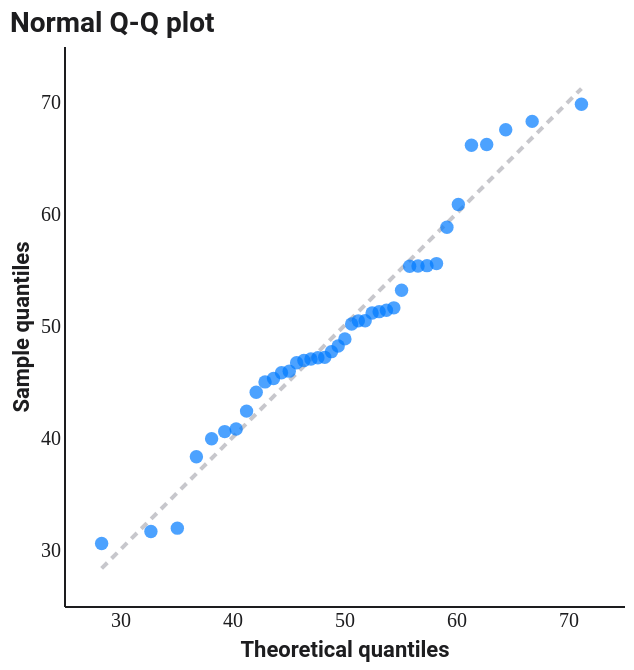

Express this chart as Vega-Lite.
### Vega-Lite specification from a JSON file in a GitHub repository (floating-point values rounded to 4 significant figures)
{"$schema": "https://vega.github.io/schema/vega-lite/v5.json", "config": {"background": "#FFFFFF", "font": "Roboto, Roboto Serif, Roboto Mono, system-ui, sans-serif", "view": {"stroke": null, "cornerRadius": 10}, "axis": {"domain": true, "domainColor": "#1D1D1F", "labelColor": "#1D1D1F", "titleColor": "#1D1D1F", "grid": false, "ticks": false, "labelFont": "Roboto Mono", "titleFont": "Roboto"}, "axisTop": {"domain": false, "domainColor": null, "labels": false, "ticks": false, "title": null}, "axisRight": {"domain": false, "domainColor": null, "labels": false, "ticks": false, "title": null}, "legend": {"titleFont": "Roboto", "labelFont": "Roboto", "labelColor": "#1D1D1F", "titleColor": "#1D1D1F"}, "title": {"font": "Roboto", "fontSize": 14, "color": "#1D1D1F", "subtitleFont": "Roboto", "subtitleColor": "#1D1D1F"}, "range": {"category": ["#FF3B30", "#FF9500", "#FFCC00", "#28CD41", "#79DBDC", "#007AFF", "#AF52DE", "#FF2D55"]}, "bar": {"cornerRadiusEnd": 4}, "line": {"strokeWidth": 2}, "point": {"filled": true, "size": 40}}, "width": 280, "height": 280, "title": {"text": "Normal Q-Q plot", "anchor": "start"}, "layer": [{"data": {"values": [{"t": 28.36, "s": 28.36}, {"t": 71.2, "s": 71.2}]}, "mark": {"type": "line", "color": "#C7C7CC", "strokeDash": [4, 3]}, "encoding": {"x": {"field": "t", "type": "quantitative"}, "y": {"field": "s", "type": "quantitative"}}}, {"data": {"values": [{"theoretical": 28.36, "sample": 30.58}, {"theoretical": 32.76, "sample": 31.65}, {"theoretical": 35.12, "sample": 31.95}, {"theoretical": 36.82, "sample": 38.32}, {"theoretical": 38.18, "sample": 39.94}, {"theoretical": 39.35, "sample": 40.57}, {"theoretical": 40.37, "sample": 40.81}, {"theoretical": 41.3, "sample": 42.4}, {"theoretical": 42.16, "sample": 44.09}, {"theoretical": 42.95, "sample": 45.01}, {"theoretical": 43.71, "sample": 45.31}, {"theoretical": 44.42, "sample": 45.82}, {"theoretical": 45.11, "sample": 45.97}, {"theoretical": 45.77, "sample": 46.72}, {"theoretical": 46.42, "sample": 46.92}, {"theoretical": 47.05, "sample": 47.06}, {"theoretical": 47.67, "sample": 47.16}, {"theoretical": 48.28, "sample": 47.2}, {"theoretical": 48.88, "sample": 47.71}, {"theoretical": 49.48, "sample": 48.21}, {"theoretical": 50.08, "sample": 48.85}, {"theoretical": 50.68, "sample": 50.18}, {"theoretical": 51.28, "sample": 50.46}, {"theoretical": 51.89, "sample": 50.47}, {"theoretical": 52.51, "sample": 51.16}, {"theoretical": 53.14, "sample": 51.28}, {"theoretical": 53.79, "sample": 51.4}, {"theoretical": 54.45, "sample": 51.62}, {"theoretical": 55.14, "sample": 53.19}, {"theoretical": 55.86, "sample": 55.34}, {"theoretical": 56.61, "sample": 55.36}, {"theoretical": 57.41, "sample": 55.39}, {"theoretical": 58.26, "sample": 55.57}, {"theoretical": 59.19, "sample": 58.81}, {"theoretical": 60.21, "sample": 60.85}, {"theoretical": 61.38, "sample": 66.14}, {"theoretical": 62.74, "sample": 66.2}, {"theoretical": 64.44, "sample": 67.52}, {"theoretical": 66.8, "sample": 68.27}, {"theoretical": 71.2, "sample": 69.8}]}, "mark": {"type": "point", "filled": true, "color": "#007AFF", "size": 45}, "encoding": {"x": {"field": "theoretical", "type": "quantitative", "scale": {"zero": false}, "axis": {"title": "Theoretical quantiles"}}, "y": {"field": "sample", "type": "quantitative", "scale": {"zero": false}, "axis": {"title": "Sample quantiles"}}}}]}
